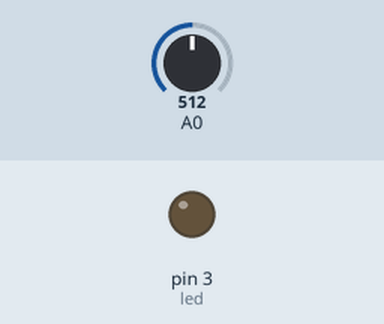
The sketch below on a simulated Arduino Uno, built with avr-gcc and run on an emulated ATmega328P. On the bench: output pins drawn as LEDs (lit = HIGH). The test bench sets the inputs (shaded band); at power-on: A0 = 512.

Above: at 1.2 s.
1.3 s: A0 set to 716
At 2.3 s:
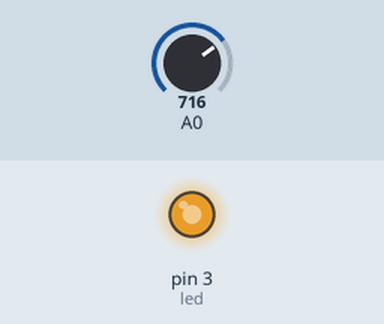
2.8 s: A0 set to 757
At 3.4 s:
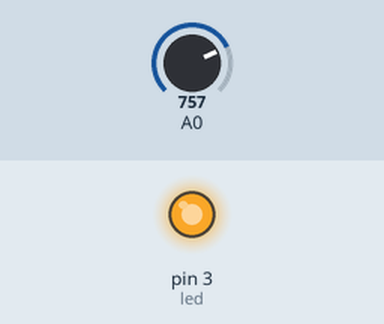
4.3 s: A0 set to 768
At 5.5 s:
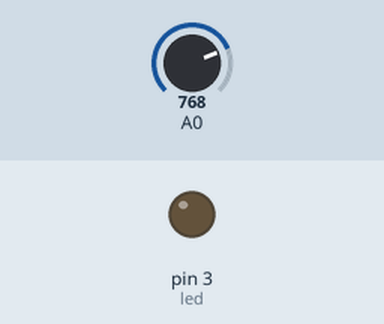
5.8 s: A0 set to 900
At 6.9 s:
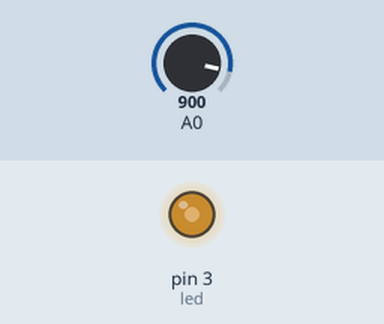
7.3 s: A0 set to 306
At 8.0 s:
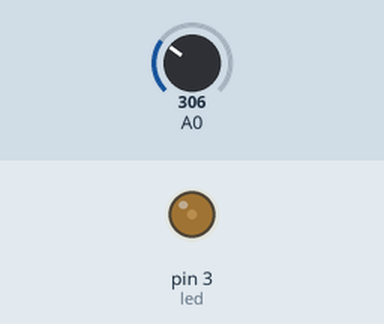
8.8 s: A0 set to 0
At 9.2 s:
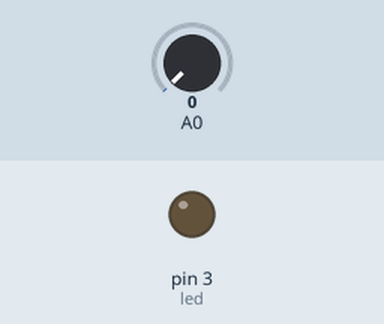
Timing chart, 0 to 11.3 s (numbered marks = the images above; inputs shaded):
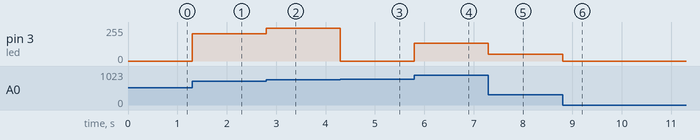

The sketch:

Practica8Entradas_anal_gicas.ino
```cpp
int led = 3;
int luz;
int potencia;

void setup() {
  // put your setup code here, to run once:
  pinMode(led,OUTPUT);
}

void loop() {
  // put your main code here, to run repeatedly:
  luz = analogRead(potencia);
  analogWrite(led,luz);
}
```

Measured:
- the behaviour switches between 767 and 768 on A0 (found by bisection; images 2 and 3)
- after the input at 1.3 s, pin 3 (led): 0/255 → 204/255 at once
- after the input at 2.8 s, pin 3 (led): 204/255 → 245/255 at once
- after the input at 4.3 s, pin 3 (led): 245/255 → 0/255 at once
- after the input at 5.8 s, pin 3 (led): 0/255 → 132/255 at once
- after the input at 7.3 s, pin 3 (led): 132/255 → 50/255 at once
- after the input at 8.8 s, pin 3 (led): 50/255 → 0/255 at once
